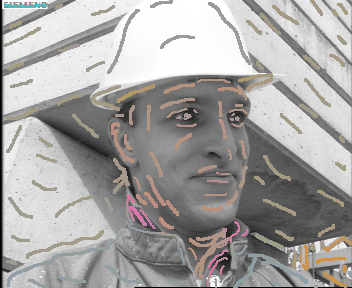
%> input picture Foreman_gray_frames/foreman1_marked1.bmp, 352 x 288 px
$ octave level2marked_3d.m   (GNU Octave 9; MATLAB toolbox functions it lacks are replaced by stand-ins)
%> lines starting %> are read from the running program, lines starting %| are printed output that depends on the picture
clc;
clear all;
close all;
path = '../Foreman_gray_frames';
I=imread(strcat(path,'/foreman1_marked1.bmp'));
%> I is the input picture: size 288x352x3 uint8; mean R, G, B 166, 164.3, 162.8
% I=imresize(I,0.5);
I1=rgb2ntsc(I);
%> I1: size 288x352x3 double; mean of channels 1, 2, 3 0.646, 0.00581, -0.000405
Ii(:,:,1)=I1(:,:,2);
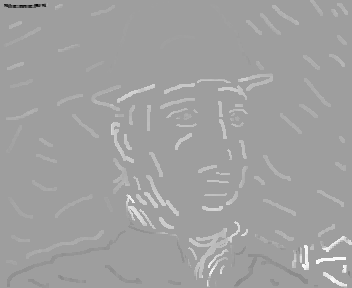
%> Ii: size 288x352 double; min -0.425, max 0.26, mean 0.00581; drawn with min black and max white
Iq(:,:,1)=I1(:,:,3);
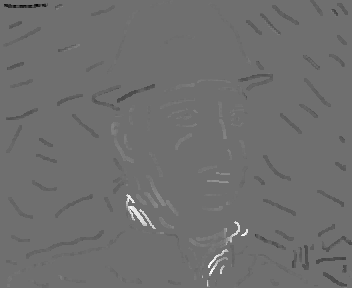
%> Iq: size 288x352 double; min -0.135, max 0.174, mean -0.000405; drawn with min black and max white
I=imread(strcat(path,'/foreman1.bmp'));
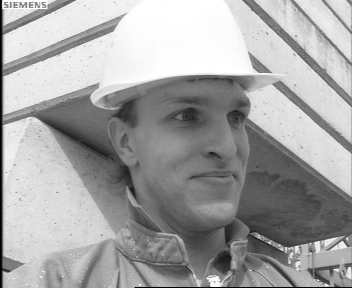
%> input picture Foreman_gray_frames/foreman1.bmp, 352 x 288 px
%> I is the input picture: size 288x352 uint8; min 0, max 255, mean 164.1
% I=imresize(I,0.5);
vol(:,:,1)=im2double(I);
% I=rgb2ntsc(I);
Iy(:,:,1)=im2double(I);
num=10;
for k=2:num-1
%> (the run ends here)
